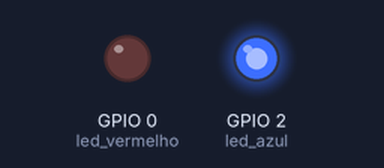
A sketch run on a simulated ESP8266 (NodeMCU). Parts: output pins drawn as LEDs (lit = HIGH). WiFi joins after 1.5 s; servers stay silent unless stated; what the sketch prints to the serial monitor is not drawn.

Above: at 0.1 s.
At 2.5 s:
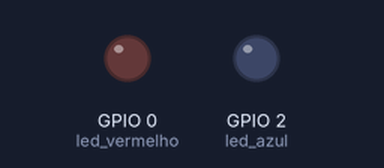
Timing chart, 0 to 4.0 s (numbered marks = the images above):
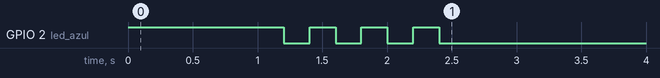

The sketch:

Exemplo5_WiFi_LED.ino
```cpp
/******************************************
  Venturus - Centro de Inovação Tecnológica

  Exemplo 6 - Ler Porta Serial

  @Author: Pedro Dionísio
  @Date: Jul/2016
******************************************/
#include <ESP8266WiFi.h>

// WiFi
char ssid[] = "WSony_Lab";   // Nome da rede WiFi
char pass[] = "Wsony2016";   // Senha

// Declarando funções do código
void setup_wifi();

void setup() {
  pinMode(0, OUTPUT); // led vermelho
  pinMode(2, OUTPUT); // led azul

  digitalWrite(2, HIGH); // desliga led azul

  Serial.begin(115200); // Configura porta serial a 115200 baudrate

  setup_wifi();
}

void setup_wifi() {
  delay(1000);  // delay para aguardar porta serial

  Serial.println();
  Serial.print("Conectando ao SSID: ");
  Serial.println(ssid);

  WiFi.begin(ssid, pass);

  while (WiFi.status() != WL_CONNECTED) {
    delay(200);
    digitalWrite(2, !digitalRead(2)); // inverte led azul
    Serial.print(".");
  }

  // led azul ligado quando conectar na rede
  digitalWrite(2, LOW);

  Serial.println("");
  Serial.println("Conectado ao WiFi!");
  Serial.print("Endereço IP: ");
  Serial.println(WiFi.localIP());
}

void loop() {

}
```
